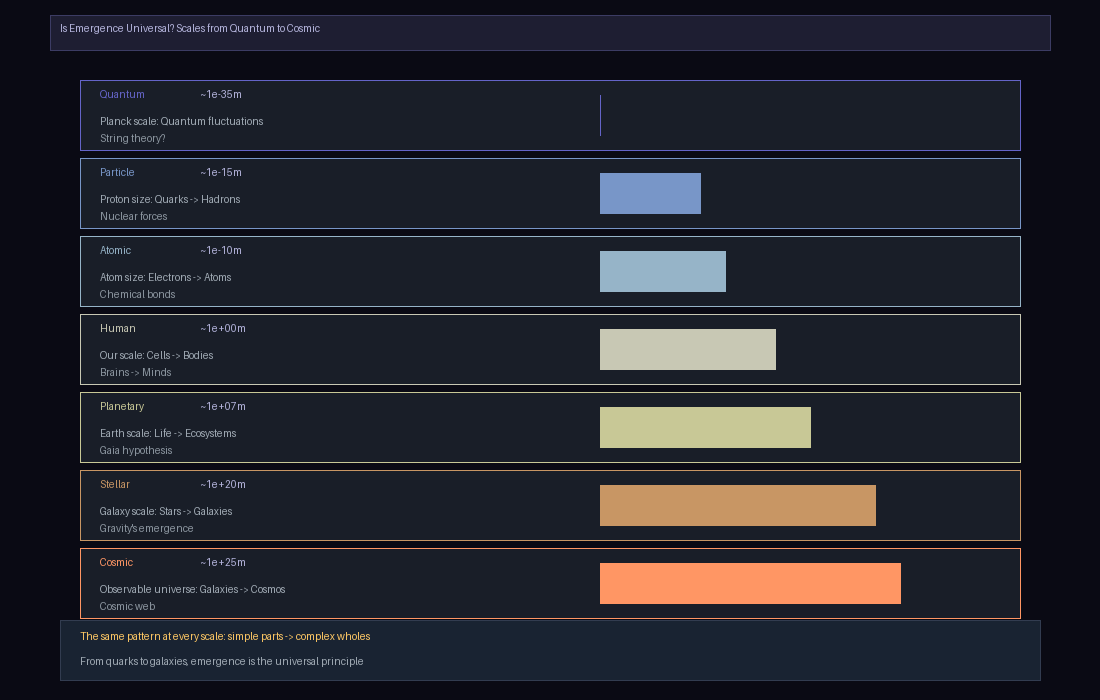

Reproduce this figure in Python.
#!/usr/bin/env python3
"""
Quantum Emergence? When Physics Meets Computation

At the most fundamental level, is emergence the same everywhere?
Do quantum mechanics and neural networks share emergent principles?
"""

import numpy as np
from PIL import Image, ImageDraw
import os
import math

OUT_DIR = os.path.dirname(os.path.abspath(__file__))


def render_quantum_emergence():
    W, H = 1100, 700
    img = Image.new("RGB", (W, H), (10, 10, 20))
    draw = ImageDraw.Draw(img)

    draw.rectangle([(50, 15), (W-50, 50)], fill=(30, 30, 50), outline=(60, 60, 100))
    draw.text((60, 22), "Is Emergence Universal? Scales from Quantum to Cosmic", fill=(180, 180, 220))

    scales = [
        ("Quantum", 10**-35, "Planck scale", "Quantum fluctuations\nString theory?\nVirtual particles", (100, 100, 200)),
        ("Particle", 10**-15, "Proton size", "Quarks -> Hadrons\nNuclear forces\nStandard Model", (120, 150, 200)),
        ("Atomic", 10**-10, "Atom size", "Electrons -> Atoms\nChemical bonds\nMolecules", (150, 180, 200)),
        ("Human", 1, "Our scale", "Cells -> Bodies\nBrains -> Minds\nConsciousness", (200, 200, 180)),
        ("Planetary", 10**7, "Earth scale", "Life -> Ecosystems\nGaia hypothesis\nCivilizations", (200, 200, 150)),
        ("Stellar", 10**20, "Galaxy scale", "Stars -> Galaxies\nGravity's emergence\nDark matter", (200, 150, 100)),
        ("Cosmic", 10**25, "Observable universe", "Galaxies -> Cosmos\nCosmic web\nUniversal laws", (255, 150, 100)),
    ]

    # Log scale visualization
    y = 80
    for name, scale, size, phenomena, color in scales:
        draw.rectangle([(80, y), (W-80, y+70)], fill=(25, 30, 40), outline=color, width=1)
        draw.text((100, y+8), name, fill=color)
        draw.text((200, y+8), f"~{scale:.0e}m", fill=(180, 180, 220))
        draw.text((100, y+35), f"{size}: {phenomena.split(chr(10))[0]}", fill=(160, 170, 180))
        draw.text((100, y+52), phenomena.split(chr(10))[1] if chr(10) in phenomena else "", fill=(140, 150, 160))
        
        # Scale bar (logarithmic)
        log_scale = (math.log10(abs(scale)) + 35) / 60  # Normalize from -35 to 25
        bar_x = int(600 + log_scale * 300)
        draw.rectangle([(600, y+15), (bar_x, y+55)], fill=color)
        
        y += 78

    # Insight
    y = 620
    draw.rectangle([(60, y), (W-60, 680)], fill=(25, 35, 50), outline=(50, 60, 80))
    draw.text((80, y+10), "The same pattern at every scale: simple parts -> complex wholes", fill=(255, 200, 100))
    draw.text((80, y+35), "From quarks to galaxies, emergence is the universal principle", fill=(160, 170, 180))

    img.save(os.path.join(OUT_DIR, "quantum_emergence.png"))
    print("OK")


if __name__ == "__main__":
    render_quantum_emergence()
